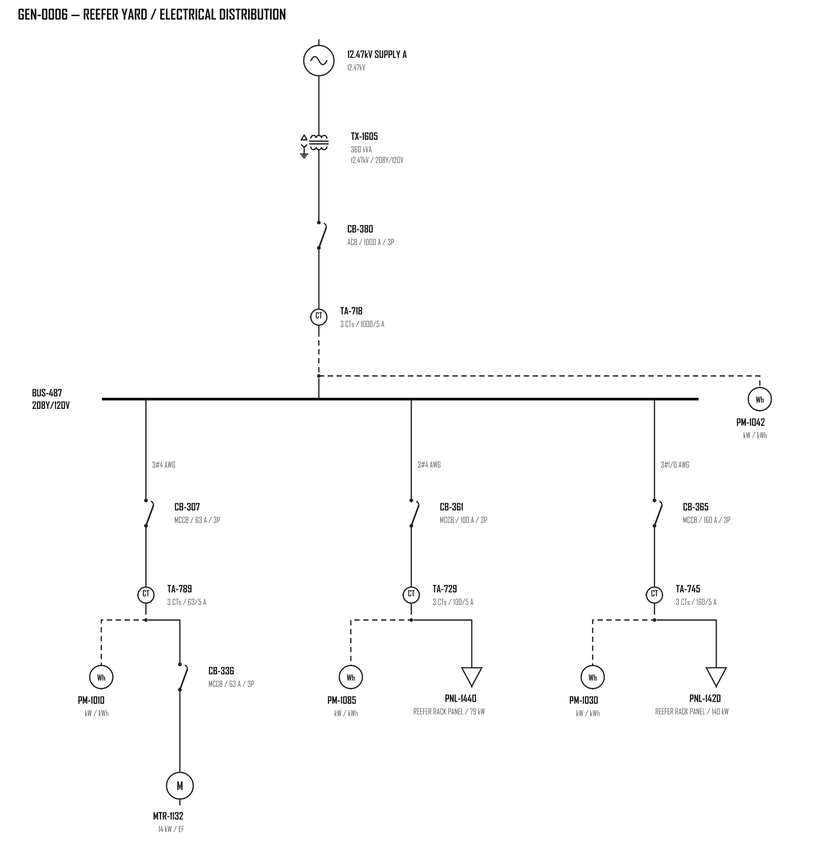
#> input picture Synthetic Data/GEN-0006/drawings/plant.png, 816 x 865 px, shrunk from 1832 x 1942 before the run
$ python -i normalise_test_crops.py   (imports and definitions only)
#> lines starting #> are read from the running program, lines starting #| are printed output that depends on the picture
#> further down, picture is the input picture: PIL image 816x865 RGBA; mean R, G, B, A 251.7, 251.7, 251.7, 255
"""
Normalise external (CGHD) test crops to the training domain: white paper, black ink,
square canvas with a paper margin, so a hand-drawn photo crop looks like a Schematex crop.

Idempotent. The first run copies the raw crops to images/test_raw and always re-normalises
from there, so re-running never compounds the transform. If images/test and images/test_raw
hold different file sets the backup is stale and the script stops; rebuild the crops
(build_cghd_test_crops.py drops test_raw) or pass --reset-raw when images/test is raw.

Usage (from this folder):
  python normalise_test_crops.py                 # component-symbols-test/
  python normalise_test_crops.py --test-dir PATH
  python normalise_test_crops.py --preview 6     # also save outputs/test_crops_normalised.png
  python normalise_test_crops.py --reset-raw     # images/test holds fresh raw crops: re-copy them to test_raw
"""

from __future__ import annotations

import argparse
import shutil
from pathlib import Path

import numpy as np
from PIL import Image, ImageFilter

from config import OUTPUT_DIR, TEST_DATA_DIR

MARGIN = 0.25  # square canvas with paper margin so the symbol fills roughly what a Schematex crop does
PAPER = 0.88   # flattened values above this are paper texture -> snap to pure white
GAMMA = 1.5    # pushes soft pencil strokes toward black


def normalise_crop(img: Image.Image, margin=MARGIN, paper=PAPER, gamma=GAMMA) -> Image.Image:
#> called with margin = 0.25, paper = 0.88, gamma = 1.5
    g = np.asarray(img.convert("L"), dtype=np.float32)
    h, w = g.shape
#> h = 865; w = 816
    # paper estimate: grey closing (max filter removes thin dark strokes) then blur
    k = max(15, (min(h, w) // 8) | 1)
#> k = 103
    bg = Image.fromarray(g.astype(np.uint8)).filter(ImageFilter.MaxFilter(k)).filter(ImageFilter.GaussianBlur(k / 2))
#> bg: PIL image 816x865 L; every value is 255
    bg = np.maximum(np.asarray(bg, dtype=np.float32), 1.0)
#> bg: shape (865, 816) float32; every value is 255
    flat = np.clip(g / bg, 0, 1)  # 1 = paper, <1 = ink, independent of lighting
    lo = np.percentile(flat, 1.0)
#> lo = 0.416
    stretched = np.clip((flat - lo) / max(paper - lo, 1e-3), 0, 1)
    out = Image.fromarray((stretched ** gamma * 255).astype(np.uint8))
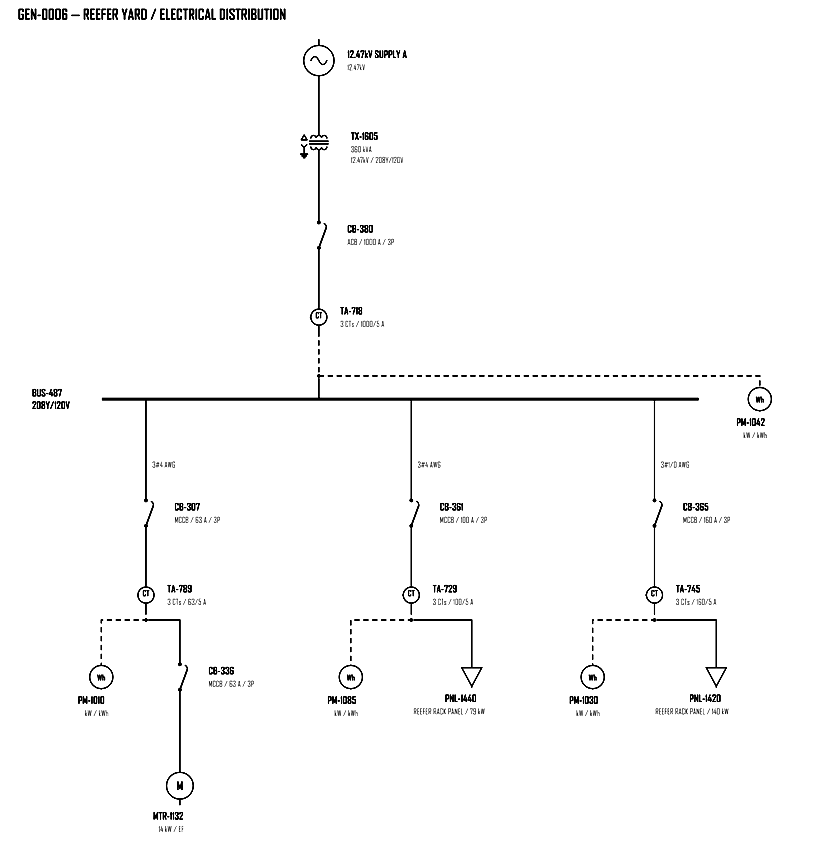
#> out: PIL image 816x865 L; min 0, max 255, mean 250.5
    side = int(max(h, w) * (1 + 2 * margin))
#> side = 1297
    canvas = Image.new("L", (side, side), 255)
#> canvas: PIL image 1297x1297 L; every value is 255
    canvas.paste(out, ((side - w) // 2, (side - h) // 2))
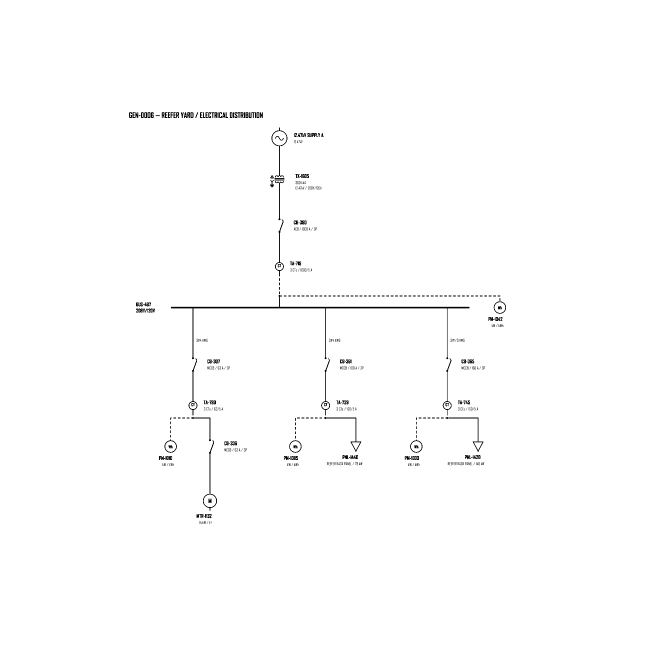
#> canvas: PIL image 1297x1297 L (shown at 1/2 size); min 0, max 255, mean 253.1
    return canvas


# [59 lines left out: functions normalise_dir, save_preview, main, not called in this run]


# [2 lines not run here, left out]

>>> from PIL import Image
>>> picture = Image.open('../../../Synthetic Data/GEN-0006/drawings/plant.png')
>>> result = normalise_crop(picture)
